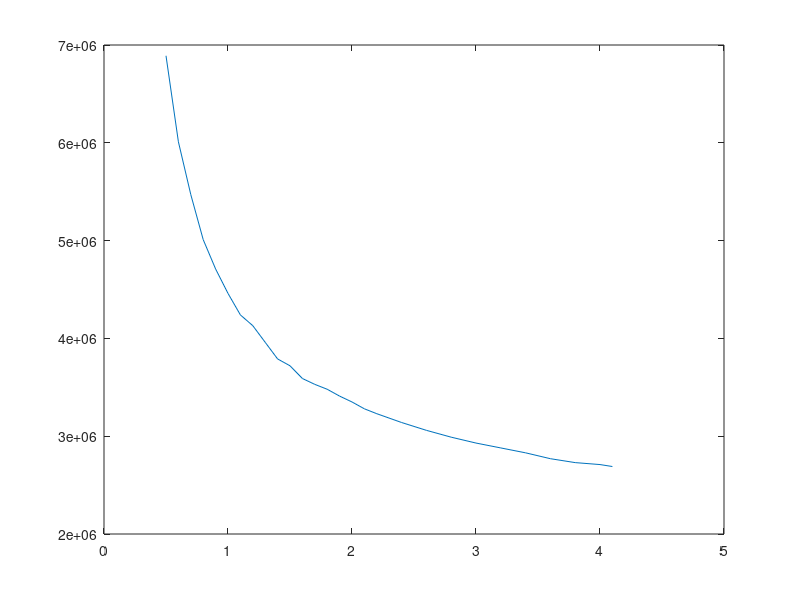

Source code (MATLAB):
%% 
clear all
close all

M=[0.5 0.6 0.7 0.8 0.9 1 1.1 1.2 1.3 1.4 1.5 1.6 1.7 1.8 1.9 2 2.1 2.2 2.4 2.6 2.8 3 3.2 3.4 3.6 3.8 4 4.1];
norm_e=[6.89e6 6.01e6 5.47e6 5.01e6 4.71e6 4.46e6 4.24e6 4.13e6 3.96e6 3.79e6 3.72e6 3.59e6 3.53e6 3.48e6 3.41e6 3.35e6 3.28e6 3.23e6 3.14e6 3.06e6 2.99e6 2.93e6 2.88e6 2.83e6 2.77e6 2.73e6 2.71e6 2.69e6];
figure
plot(M,norm_e);